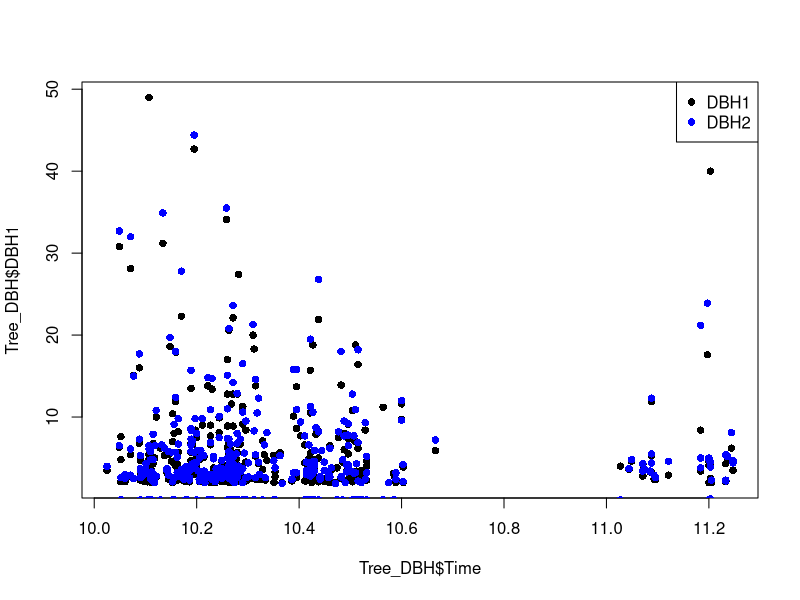
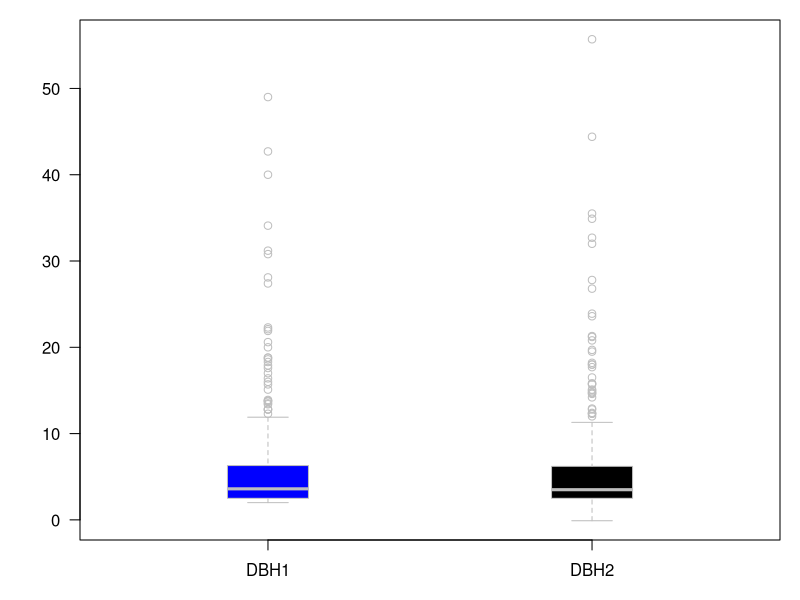
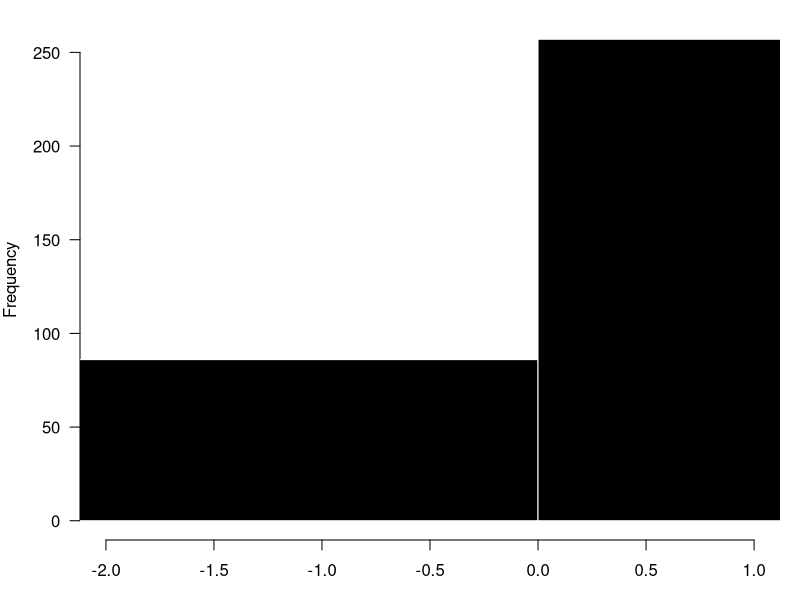
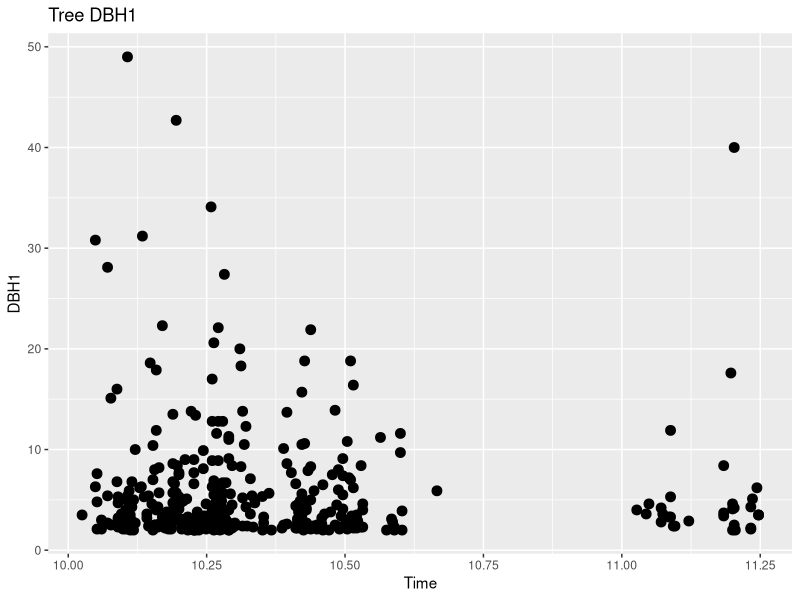
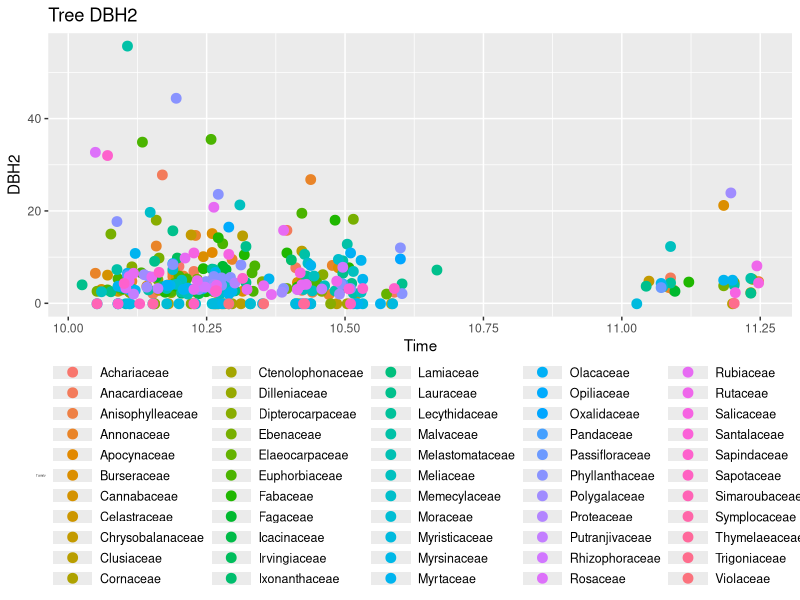

The R source for these figures, in order: (Note: this script raises an error after producing the figures.)
setwd("/Users/adammcmillion/Desktop/Evolution/Tasks/Project/Data")
read.csv("Treedataset.csv")
Tree_DBH<-read.csv("Treedataset.csv")
nrow(Tree_DBH)
tail(Tree_DBH)
pdf("DBH points.pdf")
plot(Tree_DBH$Time, Tree_DBH$DBH1, pch=16, col='black')
points(Tree_DBH$Time, Tree_DBH$DBH2, pch=16, col='blue')
legend("topright",
       legend = c("DBH1", "DBH2"),
       col=c('black','blue'),
       pch=16)
dev.off()
pdf("change in DBH1 and DBH2")
par(las=1, mar=c(3,4,1,1))
boxplot(Tree_DBH$DBH1, Tree_DBH$DBH2, boxwex=0.25, col=c("blue","black"), border="gray", names=c("DBH1", "DBH2"))
dev.off()
pdf("Histogram of change in DBHs.pdf")
par(las=1, mar=c(3,4,1,1))
hist(Tree_DBH$DBH2-Tree_DBH$DBH1, col='black', border='white', main="", xlab="change in DBH", xlim=c(-2,1))
dev.off()
  

#Null hypothesis:Tree diameter will not increase in size as generations pass
#Alternative Hypothesis: Tree diameter will increase in size as generations pass on!

library(ggplot2)
View(Tree_DBH)
pdf("Tree DBH1 Statistical analysis.pdf")
ggplot(Tree_DBH,aes(Time,DBH1))+
  geom_point(size=3)+
  aes(colour=)+
  labs(title="Tree DBH1")+
  theme(legend.position = "bottom")+
  theme(legend.box.spacing = unit(.7,'mm'))+
  theme(legend.key.size = unit(.9,'cm'),
        legend.key.height = unit(.2,'mm'),
        legend.key.width = unit(1,'cm'),
        legend.title=element_text(size=2),
        legend.text=element_text(size=9))
  
  
dev.off()
pdf("Tree DBH2 Statistical analysis.pdf")
ggplot(Tree_DBH,aes(Time,DBH2))+
  geom_point(size=3)+
    aes(colour=Family)+
  labs(title="Tree DBH2")+
  theme(legend.position = "bottom")+
  theme(legend.box.spacing = unit(.7,'mm'))+
  theme(legend.key.size = unit(.9,'cm'),
        legend.key.height = unit(.2,'mm'),
        legend.key.width = unit(1,'cm'),
        legend.title=element_text(size=2),
        legend.text=element_text(size=9))+
  theme(legend.position = "bottom")
ggarrange(sp1,sp2,
          labels=c("A","B"),
          ncol=1,nrow=2)
  
dev.off()




#line graph:
library(ggplot2)
View(Tree_DBH)
pdf("DBH1 & DBH2")
ggplot()+
  geom_line(data=Tree_DBH,mapping = aes(x=Time, y=DBH1),color='#24DE3D',)+
  geom_point(data=Tree_DBH,mapping = aes(x=Time, y=DBH1),color='#24DE3D')+
  geom_point(alpha=1/10)+
  labs(x="Time",y="DBH1")+
  labs(title = "DBH1")
ggplot()+
  geom_line(data=Tree_DBH,mapping = aes(x=Time,DBH2),color='#F71275')+
  geom_point(data=Tree_DBH,mapping = aes(x=Time,DBH2),color='#F71275')+
  geom_point(alpha=1/10)+
  labs(x="Time",y="DBH2")+
  labs(title ="DBH2")+
    geom_point(alpha=1/10)
  ggarrange(db1,db2,
    labels=c("A","B"),
    ncol=1,nrow=2)
  dev.off()
 
head(Tree_DBH)
cor.test(Tree_DBH$DBH1, Tree_DBH$DBH2)
cor.test(Tree_DBH$DBH1, Tree_DBH$Time)
cor.test(Tree_DBH$DBH2, Tree_DBH$Time)
    #Pearsons product-moment correlation

#data:  Tree_DBH$DBH1 and Tree_DBH$DBH2
#t = 14.907, df = 97, p-value < 2.2e-16
#alternative hypothesis: true correlation is not equal to 0
#95 percent confidence interval: 0.7625232 0.8858460
#sample estimates:
#cor:0.8343408 


  #Pearson's product-moment correlation

#data:  Tree_DBH$DBH1 and Tree_DBH$Time
#t = -2.4797, df = 97, p-value = 0.01487
#alternative hypothesis: true correlation is not equal to 0
#95 percent confidence interval:-0.42126214 -0.04910997
#sample estimates:
#cor -0.2441547 

cor.test(Tree_DBH$DBH2, Tree_DBH$Time)

	#Pearson's product-moment correlation

#data:  Tree_DBH$DBH2 and Tree_DBH$Time
#t = -2.445, df = 97, p-value = 0.01629
#alternative hypothesis: true correlation is not equal to 0
#95 percent confidence interval: -0.41844878 -0.04570221
#sample estimates:
#cor:-0.2409402 






#theme_linedraw()+
#theme(legend.key.size = unit(1,'cm'),
#legend.key.height = unit(1,'cm'),
#legend.key.width = unit(.5,'cm'),
#legend.title=element_text(size=2),
#legend.text=element_text(size=2))+
#theme(legend.position = "bottom")
                                                                              